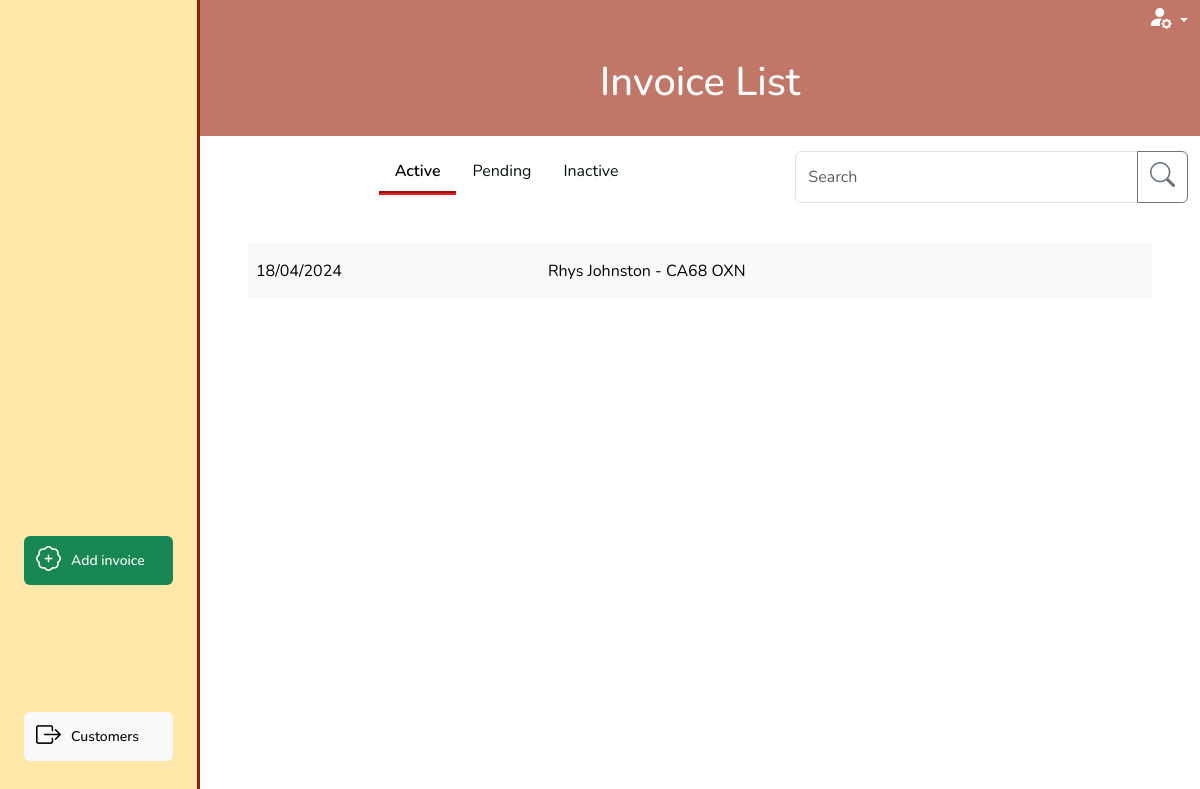
/invoices/invoice_list, run on an earlier commit of the app's database.
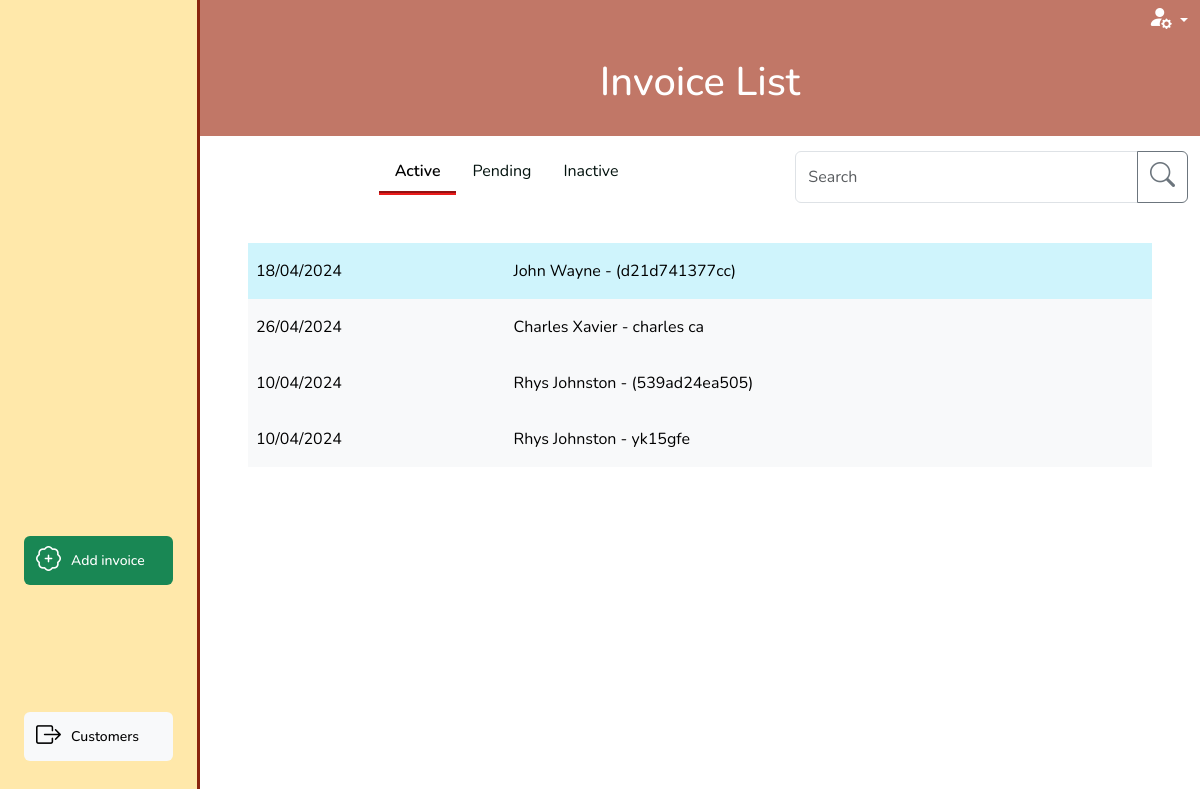
And on a later commit of the database.
### invoice/models.py (models this page shows, shortened)
class Invoice(models.Model):
    class InvoiceStatus(models.IntegerChoices):
        WORK_ON_HOLD = 1, 'Work on hold'
        OPEN = 2, 'Open'
        READY_FOR_PROCESSING = 3, 'Ready for processing'
        READY_FOR_VERIFICATION = 4, 'Ready for verification'
        SENT_TO_CUSTOMER = 5, 'Sent to customer'
        COMPLETE = 6, 'Complete'
    inv_number = models.CharField(
        max_length=10, null=True, editable=False)
    inv_integer = models.PositiveIntegerField(null=True, editable=False)
    customer = models.ForeignKey(
        Customer, on_delete=models.PROTECT, related_name='invoices',
        blank=True, null=True)
    vehicle = models.ForeignKey(
        Vehicle, on_delete=models.PROTECT, related_name='invoices',
        blank=True, null=True)
    date_in = models.DateTimeField(blank=True, null=True)
    mileage = models.PositiveIntegerField(blank=True, null=True)
    status = models.PositiveSmallIntegerField(
        choices=InvoiceStatus.choices, blank=True, null=True)
    active = models.BooleanField(default=True, blank=True, null=True)
    parts_total = models.PositiveIntegerField(blank=True, null=True)
    labour_total = models.PositiveIntegerField(blank=True, null=True)
    subtotal = models.PositiveIntegerField(blank=True, null=True)
    vat_total = models.PositiveIntegerField(blank=True, null=True)
    grand_total = models.PositiveIntegerField(blank=True, null=True)
    slug = models.SlugField(max_length=100, unique=True, blank=False, null=False)
    unique_id = models.CharField(null=True, blank=True, max_length=100)
    def __str__(self):
        if self.inv_integer:
            result = f'{self.customer} - {self.vehicle} - {self.inv_number}'
        elif self.customer and self.vehicle:
            result = f'{self.customer} - {self.vehicle}'
        elif self.customer or self.vehicle:
            result = f'{self.customer or self.vehicle} - ({self.unique_id})'
        else:
            result = f'Blank invoice - ({self.unique_id})'
        return result

### customer/models.py (models this page shows, shortened)
class Customer(models.Model):
    class CustomerType(models.IntegerChoices):
        TRADE = 1, 'Trade'
        PRIVATE = 2, 'Private'
    class PaymentTerms(models.IntegerChoices):
        PIA = 1, 'Payment in advance'
        NET_7 = 2, '7 days'
        NET_14 = 3, '14 days'
        NET_30 = 4, '30 days'
        NET_60 = 5, '60 days'
    name = models.CharField(max_length=20, blank=False, null=False)
    friendly_name = models.CharField(max_length=10, blank=True, null=True)
    type = models.PositiveSmallIntegerField(
        choices=CustomerType.choices, blank=True, null=True)
    address_line_1 = models.CharField(max_length=27, blank=True, null=True)
    address_line_2 = models.CharField(max_length=27, blank=True, null=True)
    city_region = models.CharField(max_length=27, blank=True, null=True)
    postcode = models.CharField(max_length=10, blank=True, null=True)
    contact_number_primary = models.CharField(max_length=20, blank=True, null=True)
    email = models.CharField(max_length=20, blank=True, null=True)
    payment_terms = models.PositiveSmallIntegerField(
        choices=PaymentTerms.choices, blank=True, null=True)
    active = models.BooleanField(default=True, blank=True, null=True)
    slug = models.SlugField(max_length=100, unique=True, blank=False, null=False)
    def __str__(self):
        return self.name

class Vehicle(models.Model):
    customer = models.ForeignKey(
        Customer, blank=False, null=False, on_delete=models.CASCADE)
    registration = models.CharField(max_length=10, null=False, blank=False)
    make = models.CharField(max_length=27, blank=True, null=True)
    model = models.CharField(max_length=27, blank=True, null=True)
    active = models.BooleanField(default=True, blank=True, null=True)
    slug = models.SlugField(max_length=100, unique=True, blank=False, null=False)
    def __str__(self):
        return self.registration

### invoice/views.py (the view, shortened to what this page needs)
# urls.py: path('invoice_list', views.invoice_list, name='invoice_list'),
def invoice_list(request):
    create_invoice_form = InvoiceForm(initial={'status': 2})
    invoices = Invoice.objects.all()
    query = None
    filter_mapping = {
        'active': [2, 3, 4],
        'pending': [5,],
        'inactive': [1, 6]
    }
    filter = 'active'
    if request.method == 'GET':
        if 'filter' in request.GET:
            filter = request.GET['filter']
            if 'q' in request.GET:
                query = request.GET['q']
                if not query:
                    messages.error(request, 'Nothing entered in search bar.')
                    return redirect(reverse('invoice_list'))
                queries = Q(customer__name__icontains=query) | Q(vehicle__registration__icontains=query)
                invoices = invoices.filter(queries)
    status_to_filter = filter_mapping.get(filter)
    if filter == 'inactive':
        invoices=invoices.filter(status__in=status_to_filter).order_by('status')
    else:
        invoices=invoices.filter(status__in=status_to_filter).order_by('-status')
    status_class_map = {
        1: 'secondary',
        2: 'light',
        3: 'success',
        4: 'info',
        5: 'danger',
        6: 'light'
    }
    context = {
        'create_invoice_form': create_invoice_form,
        'invoices': invoices,
        'search_term': query,
        'filter_status': filter,
        'status_class_map': status_class_map,
        'available_status_map': available_status_full_dict_map
    }
    return render(request, 'invoice/invoice_list.html', context)

### invoice/context_processors.py (called while the page is built)
def user_creds(request):
    return {
        'Mechanic': request.user.groups.filter(name='Mechanic').exists(),
        'Accounts': request.user.groups.filter(name='Accounts').exists(),
        'Foreman': request.user.groups.filter(name='Foreman').exists(),
    }

### invoice/forms.py (called while the page is built)
def add_or_edit_modal(slug, type, layout):
    if slug:
        layout
    else:
        layout = Modal(
            layout,
            Row(
                Column(
                    ButtonHolder(
                        Submit(
                            'submit',
                            'Save',
                            css_class='float-end'
                        ),css_class='',
                    )
                )
            ),
            css_id=type+"_modal",
            title="Add "+type.capitalize(),
            css_class="modal-lg h-100 overflow-y-auto"
        )
    return  layout

    def create_option(self, name, value, label, selected, index, subindex=None, attrs=None):
        option = super().create_option(
            name, value, label, selected, index, subindex=subindex, attrs=attrs)
        try:
            instance = self.choices.queryset.get(pk=value.value)
            option_fk = instance.customer.id
            if option_fk:
                option['attrs']['class'] = option_fk
        except:
            option['attrs']['class'] = 'no_customer'
        return option

### invoice/templatetags/custom_tags.py (called while the page is built)
@register.filter
def get_dict_value(key_to_search, dict):
    return dict.get(key_to_search, {})

@register.filter
def date_uk(value):
    return formats.date_format(value, "d/m/Y")

### invoice/templates/invoice/invoice_list.html (shortened to what this page needs)
{% extends "base_dashboard.html" %}
{% load static %}
{% load crispy_forms_tags %}
{% load custom_tags %}
{% block css %}
{{ block.super }}
<link rel="stylesheet" href="{% static 'invoice/css/invoice.css' %}">
{% endblock %}
{% block page_heading %}Invoice List{% endblock %}
{% block side_menu_action_items %}
    <a type="button" data-bs-toggle="modal" data-bs-target="#invoice_modal" class="btn side-menu-link btn-success"><i
            class="bi bi-patch-plus"></i> <span>Add invoice</span></a>
{% endblock side_menu_action_items %}
{% block side_menu_nav_items %}
<a href="{% url 'customer_list' %}" class="btn side-menu-link btn-light"><i
    class="bi bi-box-arrow-right"></i><span>Customers</span></a>
{% endblock side_menu_nav_items %}
{% block filter_search %}
<div class="col-5 offset-2 d-none d-lg-block mb-4">
    <ul class="nav nav-tabs" role="navigation">
        <li class="nav-item">
            <a class="nav-link {% if filter_status == 'active' %}active" aria-current="page" {% else %}" {% endif %}
            href="{% url 'invoice_list' %}">Active</a>
        </li>
        {% if not Mechanic %}
        <li class="nav-item">
            <a class="nav-link {% if filter_status == 'pending' %}active" aria-current="page" {% else %}" {% endif %}
            href="{% url 'invoice_list' %}?filter=pending">Pending</a>
        </li>
        {% endif %}
        <li class="nav-item">
            <a class="nav-link {% if filter_status == 'inactive' %}active" aria-current="page" {% else %}" {% endif %}
            href="{% url 'invoice_list' %}?filter=inactive">Inactive</a>
        </li>
    </ul>
</div>
<div class="col-lg-5 d-none d-lg-block ">
    <form action="{% url 'invoice_list' %}" method="GET">
        {% include 'includes/searchbar.html' %}
    </form>
</div>
{% endblock %}
{% block dashboard_content %}
<div class="table-responsive">
    <table class="table table-hover align-middle invoice-list-table fs-6">
        <tbody>
            {% if invoices %}
                {% for invoice in invoices %}
                    {% with status=invoice.status %}
                        {% if status == 1 and not Foreman or status == 2 and Accounts or status == 3 and not Foreman or status == 4 and Mechanic %}
                        {% else %}
                        <tr class="table-{{ invoice.status|get_dict_value:status_class_map }}">
                            <td scope="row " class="d-none d-lg-table-cell">
                                <a href="{% url 'invoice_summary' invoice.slug %}">{{invoice.date_in|date_uk}}</a>
                            </td>
                            <td class="d-none d-lg-table-cell">
                                <a href="{% url 'invoice_summary' invoice.slug %}">{{invoice}}</a>
                            </td>
                        </tr>
                        {% endif %}
                    {% endwith %}
                {% endfor %}
            {% else %}
            <div class="text-center">
                <h5>No results</h5>
            </div>
            {% endif %}
        </tbody>
    </table>
</div>
{% endblock %}

### templates/base_dashboard.html (shortened to what this page needs)
{% extends "base.html" %}
{% load static %}
{% block content %}
<div class="container-fluid vh-100 main-container">
  <div class="row h-100">
    <div class="col-lg-2 d-none d-lg-block side-menu">
      <div class="container vh-100">
        <div class="row h-50">
          <div class="col-12 d-flex w-100">
          </div>
        </div>
        <div class="row h-25 d-flex align-items-end">
          <div class="col-12">
                {% block side_menu_action_items %}
                {% endblock side_menu_action_items %}
          </div>
        </div>
        <div class="row h-25 d-flex align-items-end">
          <div class="col-12 pb-4">
              {% block side_menu_nav_items %}
              {% endblock side_menu_nav_items %}
          </div>
        </div>
      </div>
    </div>
    <div class="col-12 col-lg-10 outer-container p-0">
      <header class="container-fluid header-container">
        <div class="row">
          <div class="col text-end">
            <div class="dropdown">
              <a class="dropdown-toggle" href="#" role="button" data-bs-toggle="dropdown" aria-expanded="false">
                <i class="bi bi-person-fill-gear fs-4 text-white"></i>
              </a>
            </div>
          </div>
        </div>
        <div class="row heading-row">
          <div class="col d-flex align-items-center justify-content-center heading-container">
            <h1 class="d-inline text-center">{% block page_heading %}{% endblock %}</h1>
        </div>
        </div>
      </header>
      <div class="container-fluid filter-search-container">
        <div class="row">
          {% block filter_search %}
          {% endblock %}
        </div>
      </div>
      <div class="container dashboard-content-container mt-4 px-lg-5">
        <div class="row h-100">
          <div class="col-12">
            {% block dashboard_content %}
            {% endblock %}
          </div>
        </div>
      </div>
    </div>
  </div>
</div>
{% endblock %}

### templates/base.html (shortened to what this page needs)
{% load static %}
<!doctype html>
<html lang="en">
<head>
  {% block css %}
  <link href="https://cdn.jsdelivr.net/npm/bootstrap@5.3.3/dist/css/bootstrap.min.css" rel="stylesheet"
>
  <link rel="stylesheet" href="https://cdn.jsdelivr.net/npm/bootstrap-icons@1.11.3/font/bootstrap-icons.min.css">
  <link rel="stylesheet" href="{% static 'css/base.css' %}">
  {% endblock %}
</head>
<body>
  {% block content %}
  {% endblock %}
</body>
</html>

### templates/includes/searchbar.html (shortened to what this page needs)
<div class="input-group mb-3">
    <input id="search-bar" type="text" class="form-control" placeholder="Search" aria-label="Search"
        aria-describedby="search-confirm" name="q">
    <button class="btn btn-outline-secondary" type="submit" id="search-confirm"><i class="bi bi-search"></i></button>
</div>

### static/css/base.css (style rules this page uses)
html { height: 100%; overflow: hidden; }
body { font-family: 'Nunito', Arial, sans-serif; }
a { color: black; text-decoration: none; }
i { font-size: 25px; }
.side-menu { background-color: #ffe8aa!important; border-right:3px solid #8a240d!important; color: white; border: 0; }
.side-menu-link { display: flex; align-items: center; font-size: 14px; font-weight: 500; border:none; width: 100%; margin-bottom: 15px; }
.side-menu-link > i { font-size: 25px; margin-right: 10px; }
.header-container { background-color: #C17767; }
.dropdown-toggle { color: white; }
.heading-container h1 { color:white; }
.heading-row { height: 100px; margin-bottom: 15px; border-radius: 8px; }
.outer-container { overflow-y: auto; height: 100vh; }
tr { line-height: 40px; }
th > a, td > a { text-decoration: none; display:block }
.invoice-list-table tr, .invoice-list-table td, .invoice-list-table th, .bottom-row, .bottom-row td { border: none!important; }

### invoice/static/invoice/css/invoice.css (style rules this page uses)
.nav-item .nav-link { color: #03120E; }
.nav-tabs .nav-item .nav-link.active { color: black!important; font-weight: 600; border-bottom: 4px groove rgb(234 27 27); }
.nav-tabs { --bs-nav-tabs-border-width: none; --bs-nav-tabs-border-color: var(--bs-border-color); --bs-nav-tabs-border-radius: var(--bs-border-radius); --bs-nav-tabs-link-hover-border-color: var(--bs-secondary-bg) var(--bs-secondary-bg) var(--bs-border-color); --bs-nav-tabs-link-active-color: var(--bs-emphasis-color); --bs-nav-tabs-link-active-bg: var(--bs-body-bg); --bs-nav-tabs-link-active-border-color: var(--bs-border-color) var(--bs-border-color) var(--bs-body-bg); border-bottom: var(--bs-nav-tabs-border-width) solid var(--bs-nav-tabs-border-color); }

What changed in the data, as far as the page shows it:
changed Invoice: inv_integer+customer+vehicle "Rhys Johnston - CA68 OXN" → "John Wayne - (d21d741377cc)"
added Invoice: date_in "26/04/2024", inv_integer+customer+vehicle "Charles Xavier - charles ca"
added Invoice: date_in "10/04/2024", inv_integer+customer+vehicle "Rhys Johnston - (539ad24ea505)"
added Invoice: date_in "10/04/2024", inv_integer+customer+vehicle "Rhys Johnston - yk15gfe"
